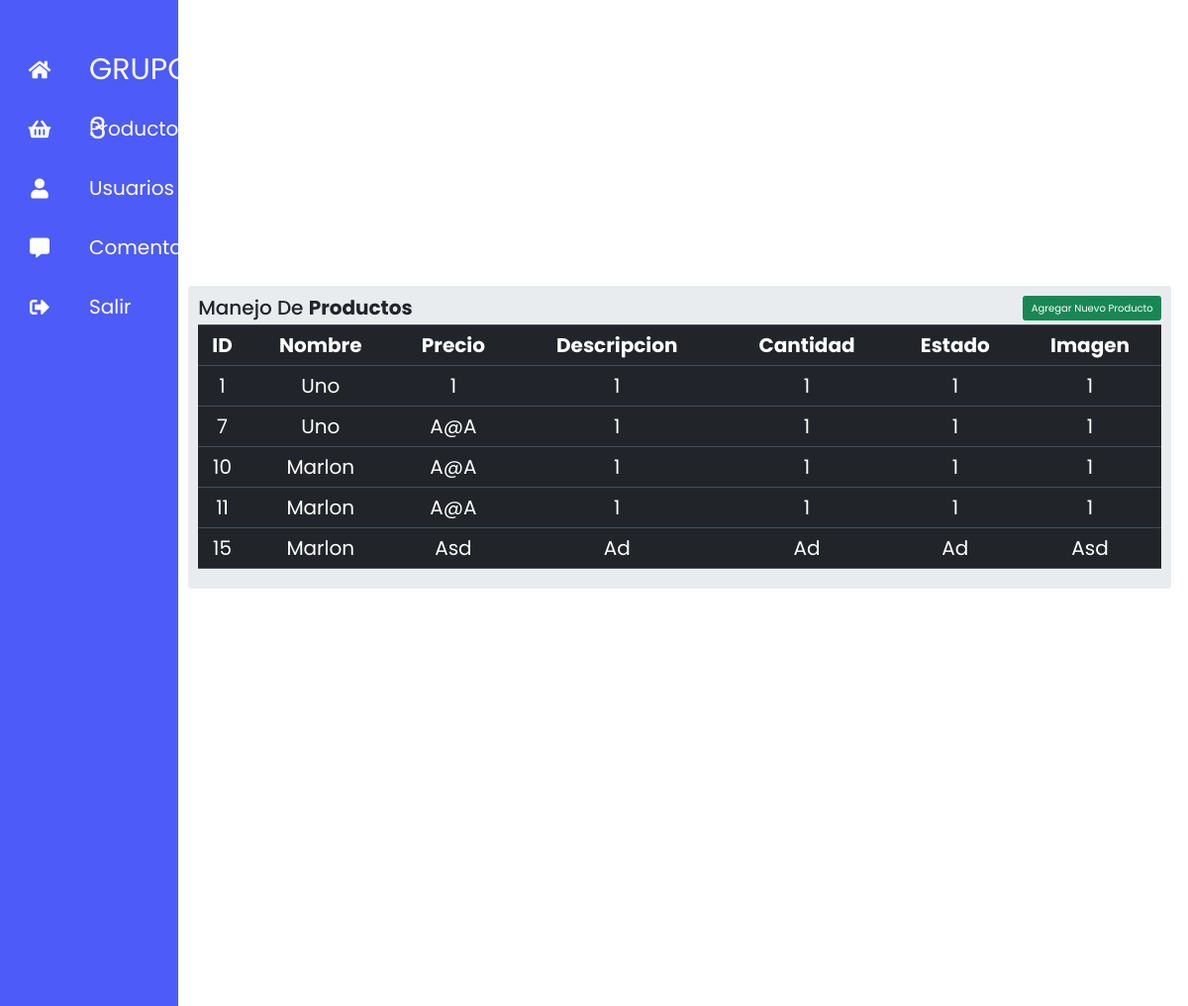
Page /admin (signed in) on the committed database.
### tables this page shows
CREATE TABLE "productos" (
	"id"	INTEGER,
	"nombre"	TEXT,
	"precio"	TEXT,
	"descripcion"	TEXT,
	"cantidad"	INTEGER,
	"estado"	TEXT,
	"imagen"	BLOB,
	PRIMARY KEY("id" AUTOINCREMENT)
);

### app.py (the view)
@app.route('/admin', methods=['GET', 'POST'])
def admin():
    if(session["rol"] != 2 and session["rol"] != 3):
        return render_template('inicio.html')
    conexion.row_factory = sqlite3.Row
    cursor = conexion.cursor()
    cursor.execute("SELECT * FROM productos")
    filas = cursor.fetchall()
    return render_template("admin.html", filas = filas)

### app.py (called while the page is built)
@app.before_request
def verificar():
    ruta = request.path
    if not 'usuario' in session and ruta != "/login" and ruta != "/loguear" and ruta != "/registro" and not ruta.startswith("/static"):
        flash("Inicia sesión para continuar")
        return redirect("/login")

### templates/admin.html (shortened to what this page needs)
<!DOCTYPE html>
<html lang="en">
  <head>
    <link
      rel="stylesheet"
      href="https://stackpath.bootstrapcdn.com/bootstrap/4.4.1/css/bootstrap.min.css"
    />
    <link
      rel="stylesheet"
      href="https://cdnjs.cloudflare.com/ajax/libs/font-awesome/5.15.4/css/all.min.css"
    />
    <link rel="stylesheet" href="../static/css/stilos.css" />
    <link
      href="https://cdn.jsdelivr.net/npm/bootstrap@5.0.2/dist/css/bootstrap.min.css"
      rel="stylesheet"
    />
  </head>
  <body>
    <div class="dashboard">
      <div class="barra">
        <ul>
          <li class="lista">
            <a href="/">
              <span class="icono"><i class="fas fa-home"></i></span>
              <span class="titulo titulo-principal">GRUPO 3</span>
            </a>
          </li>
          <li class="lista">
            <a href="/admin">
              <span class="icono"><i class="fas fa-shopping-basket"></i></span>
              <span class="titulo">Productos</span>
            </a>
          </li>
          <li class="lista">
            <a href="/admin_usuarios">
              <span class="icono"><i class="fas fa-user"></i></span>
              <span class="titulo">Usuarios</span>
            </a>
          </li>
          <li class="lista">
            <a href="#">
              <span class="icono"><i class="fas fa-comment-alt"></i></span>
              <span class="titulo">Comentarios</span>
            </a>
          </li>
          <li class="lista">
            <a href="/cerrar_session">
              <span class="icono"><i class="fas fa-sign-out-alt"></i></span>
              <span class="titulo">Salir</span>
            </a>
          </li>
        </ul>
      </div>
      <div class="dbcontenedor">
        <div class="container">
          <div class="row">
            <div class="col md-12">
              <div class="jumbotron p-3">
                <h2>
                  Manejo de <b>Productos </b>
                  <button
                    type="button"
                    class="btn btn-success float-right"
                    data-toggle="modal"
                    data-target="#mymodal"
                  >
                    Agregar Nuevo Producto
                  </button>
                </h2>
                <table class="table table-hover table-dark">
                  <tr>
                    <th>ID</th>
                    <th>Nombre</th>
                    <th>Precio</th>
                    <th>Descripcion</th>
                    <th>Cantidad</th>
                    <th>Estado</th>
                    <th>Imagen</th>
                  </tr>
                  {% for fila in filas %}
                  <tr>
                    <td>{{fila.id}}</td>
                    <td>{{fila.nombre}}</td>
                    <td>{{fila.precio}}</td>
                    <td>{{fila.descripcion}}</td>
                    <td>{{fila.cantidad}}</td>
                    <td>{{fila.estado}}</td>
                    <td>{{fila.imagen}}</td>
                  </tr>
                  {% endfor %}
                </table>
              </div>
            </div>
          </div>
        </div>
      </div>
    </div>
  </body>
</html>

### static/css/stilos.css (style rules this page uses)
* { font-family: 'Poppins', sans-serif; margin: 0; padding: 0; -webkit-box-sizing: border-box; box-sizing: border-box; outline: none; border: none; text-decoration: none; text-transform: capitalize; -webkit-transition: .2s linear; transition: .2s linear; }
html { font-size: 62.5%; overflow-x: hidden; scroll-behavior: smooth; }
.barra { width: 15%; height: 110rem; background: #4d5bf9; }
.barra ul { width: 100%; padding-left: 1rem; padding-top: 4rem; }
.barra ul li { list-style: none; width: 100%; border-top-left-radius: 2rem; border-bottom-left-radius: 2rem; }
.barra ul li a { width: 100%; display: flex; text-decoration: none; color: #fff; }
.barra ul li a .icono { position: relative; display: block; min-width: 6rem; height: 6rem; line-height: 7rem; text-align: center; }
.barra ul li a .icono i { font-size: 2rem; }
.barra ul li a .titulo { position: relative; display: block; padding-left: 2rem; height: 6rem; line-height: 6rem; font-size: 2rem; }
.dbcontenedor { background: #fff; width: 84%; height: 70rem; }
.barra, .dbcontenedor { display: inline-block; }
.barra .lista .titulo-principal { font-size: 3rem; }
.table { font-size: 2rem; text-align: center; }

### rows in the picture
productos: id "1", nombre "Uno", precio "1", descripcion "1", cantidad "1", estado "1", imagen "1"
productos: id "7", nombre "Uno", precio "A@a", descripcion "1", cantidad "1", estado "1", imagen "1"
productos: id "10", nombre "Marlon", precio "A@a", descripcion "1", cantidad "1", estado "1", imagen "1"
productos: id "11", nombre "Marlon", precio "A@a", descripcion "1", cantidad "1", estado "1", imagen "1"
productos: id "15", nombre "Marlon", precio "Asd", descripcion "Ad", cantidad "Ad", estado "Ad", imagen "Asd"
